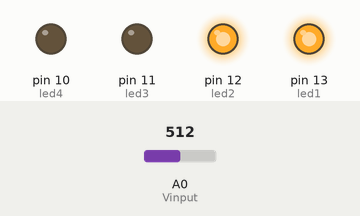
Simulated run of this sketch. Board: Arduino Uno, built with avr-gcc and run on an emulated ATmega328P. Parts: output pins drawn as LEDs (lit = HIGH). The test bench sets the inputs (shaded band); at power-on: A0 (Vinput) = 512.

Above: at 1.2 s.
1.3 s: A0 (Vinput) set to 492
At 1.9 s:
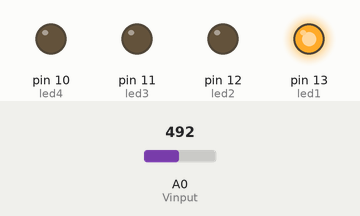
2.8 s: A0 (Vinput) set to 268
4.3 s: A0 (Vinput) set to 244
At 5.4 s:
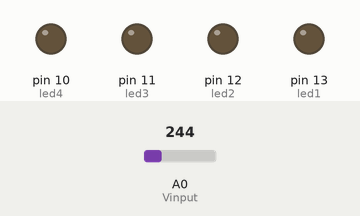
5.8 s: A0 (Vinput) set to 900
At 6.5 s:
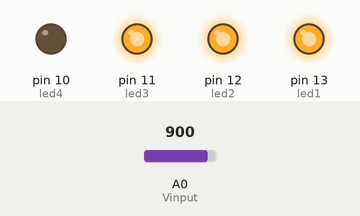
7.3 s: A0 (Vinput) set to 1007
8.8 s: A0 (Vinput) set to 1023
At 10.0 s:
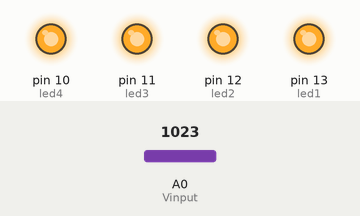
Timing chart, 0 to 11.3 s (numbered marks = the images above; inputs shaded):
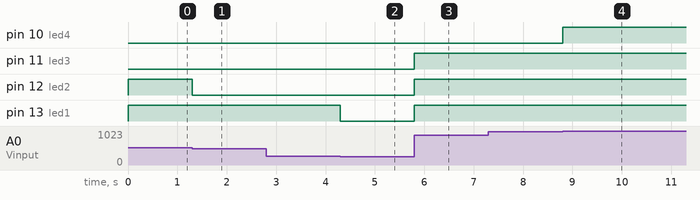

The sketch:

batteryIndicator.ino
```cpp
#define Vinput A0
#define led1 13
#define led2 12
#define led3 11
#define led4 10

void setup() {
  // put your setup code here, to run once:
  pinMode(Vinput, INPUT);
  pinMode(led1,OUTPUT);
  pinMode(led2,OUTPUT);
  pinMode(led3,OUTPUT);
  pinMode(led4,OUTPUT);

}

void loop() {
  // put your main code here, to run repeatedly:
  int read = analogRead(Vinput);
  int max_value = 1023;

  if(read == max_value)
  {
    digitalWrite(led1,HIGH);
    digitalWrite(led2,HIGH);
    digitalWrite(led3,HIGH);
    digitalWrite(led4,HIGH);
  }
  else if(read >= max_value*3/4)
  {
    digitalWrite(led1,HIGH);
    digitalWrite(led2,HIGH);
    digitalWrite(led3,HIGH);
    digitalWrite(led4,LOW);
  }
  else if(read >= max_value/2)
  {
    digitalWrite(led1,HIGH);
    digitalWrite(led2,HIGH);
    digitalWrite(led3,LOW);
    digitalWrite(led4,LOW);
  }
  else if(read >= max_value/4)
  {
    digitalWrite(led1,HIGH);
    digitalWrite(led2,LOW);
    digitalWrite(led3,LOW);
    digitalWrite(led4,LOW);
  }
  else
  {
    digitalWrite(led1,LOW);
    digitalWrite(led2,LOW);
    digitalWrite(led3,LOW);
    digitalWrite(led4,LOW);
  }
}
```

Measured:
- the behaviour switches between 511 and 510 on A0 (Vinput) (found by bisection; images 0 and 1)
- the behaviour switches between 255 and 254 on A0 (Vinput) (found by bisection; images 1 and 2)
- the behaviour switches between 1022 and 1023 on A0 (Vinput) (found by bisection; images 3 and 4)
- after the input at 1.3 s, pin 12 (led2): HIGH → LOW at once
- after the input at 2.8 s, every drawn part: stays the same
- after the input at 4.3 s, pin 13 (led1): HIGH → LOW at once
- after the input at 5.8 s, pin 11 (led3), pin 12 (led2), pin 13 (led1): LOW → HIGH at once
- after the input at 7.3 s, every drawn part: stays the same
- after the input at 8.8 s, pin 10 (led4): LOW → HIGH at once
